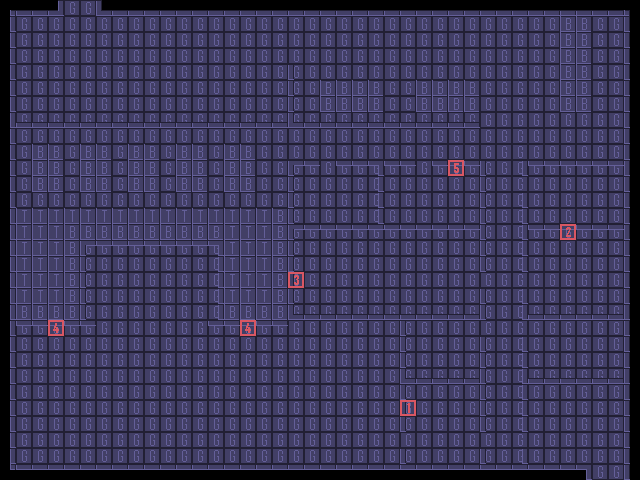

This is a level from a 2D game, rendered from its Tiled map with the project's own tilesets. A one-line summary and the map file follow, with tile-layer data summarised:
An orthogonal 40x30 tile map with 16x16 px tiles, 3 tile layers (1 floor, 1 wall, 1 poi), 3 hidden layers not drawn, 2 tilesets.

<map version="1.5" tiledversion="1.7.0" orientation="orthogonal" renderorder="right-down" width="40" height="30" tilewidth="16" tileheight="16" infinite="0" nextlayerid="8" nextobjectid="1">
 <tileset firstgid="1" source="../tilesets/basic_tiles.tsx" />
 <tileset firstgid="16" source="../tilesets/Identifiers.tsx" />
 <layer id="4" name="1 floor" width="40" height="30">
  <properties>
   <property name="shown" type="bool" value="true" />
  </properties>
  <data>[1200 cells, 936 non-empty, 1 distinct tile ids]</data>
 </layer>
 <layer id="3" name="1 wall" width="40" height="30">
  <properties>
   <property name="shown" type="bool" value="true" />
  </properties>
  <data>[1200 cells, 434 non-empty, 13 distinct tile ids]</data>
 </layer>
 <layer id="1" name="1 room" width="40" height="30" visible="0">
  <properties>
   <property name="shown" type="bool" value="false" />
  </properties>
  <data>[1200 cells, 1070 non-empty, 15 distinct tile ids]</data>
 </layer>
 <layer id="5" name="1 poi" width="40" height="30">
  <properties>
   <property name="shown" type="bool" value="true" />
  </properties>
  <data>[1200 cells, 6 non-empty, 5 distinct tile ids]</data>
 </layer>
 <layer id="6" name="1 door" width="40" height="30" visible="0">
  <properties>
   <property name="shown" type="bool" value="true" />
  </properties>
  <data>[1200 cells, 11 non-empty, 3 distinct tile ids]</data>
 </layer>
 <layer id="7" name="1 char" width="40" height="30" visible="0">
  <properties>
   <property name="shown" type="bool" value="false" />
  </properties>
  <data>[1200 cells, 2 non-empty, 2 distinct tile ids]</data>
 </layer>
</map>
